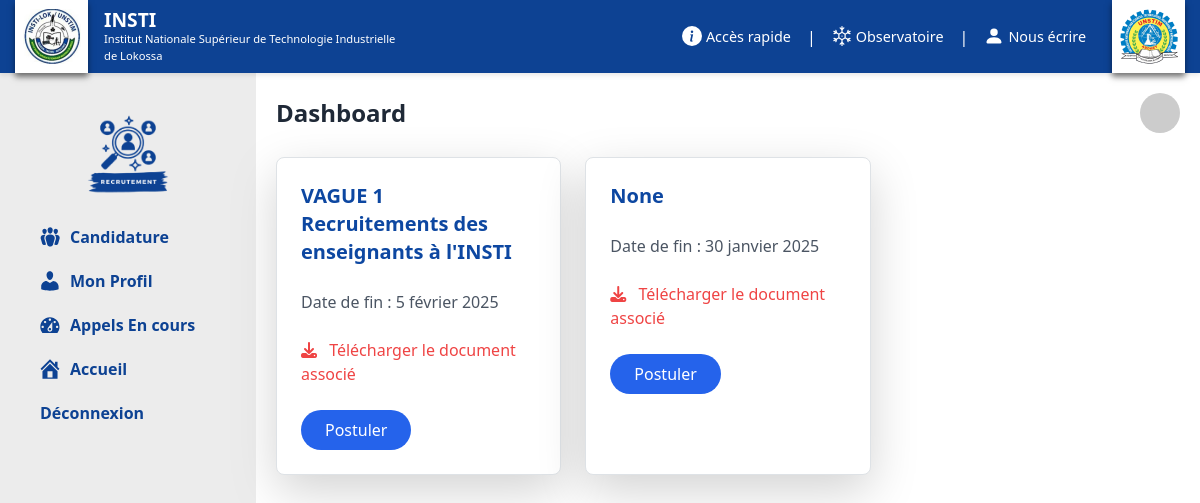
/dash/ (signed in), run on the app's committed database.
### recruit/models.py (models this page shows, shortened)
class Appel(models.Model):
  ecole = models.ForeignKey(Ecole, on_delete=models.CASCADE, blank=False)
  titre = models.CharField(max_length=50, blank=False, null=False)
  description = models.TextField(max_length=500, blank=False, null=False, default='')
  nbr_poste = models.PositiveIntegerField(default=0)
  mission = models.CharField(max_length=255, blank=False, null=False)
  date_debut = models.DateField(auto_now=False, auto_now_add=True)
  date_fin = models.DateField(auto_now=False, auto_now_add=False, blank=False, null=False)
  document = models.FileField(upload_to='documents/', blank=True, null=True)
  class Meta:
    verbose_name = "Appel"
    verbose_name_plural = "Appels"

### recruit/views.py (the view)
# urls.py: path("dash/", views.dash, name="dash"),
@user_passes_test(group_check)
def dash(request:HttpRequest):
  appel = Appel.objects.filter(date_fin__gte=timezone.now())
  return render(request, 'dashboard.html', context={'appels':appel})

### recruit/views.py (called while the page is built)
def group_check(user):
  return user.groups.filter(name__in=['Evaluateur', 'Enseignant', 'Ecole']).exists()

### recruit/templates/dashboard.html (shortened to what this page needs)
{% load static %}
<!DOCTYPE html>
<html lang="fr">
<head>
    <link href="{% static 'bootstrap/css/bootstrap.min.css' %}" rel="stylesheet">
    <link href="https://cdn.jsdelivr.net/npm/tailwindcss@2.2.19/dist/tailwind.min.css" rel="stylesheet">
    <link rel="stylesheet" href="{% static 'style.css' %}">
    <link href="style.css" rel="stylesheet">
</head>
<body>
    <header class="d-flex align-items-center text-white py-2">
        <div class="logo-container1 d-flex align-items-center justify-content-center bg-white me-3" style="height: 73px; width: 73px;">
            <img src="{% static 'img/icons/logoINSTI 1.png' %}" alt="Logo gauche" class="img-fluid">
        </div>
        <div class="text-container flex-grow-1">
            <h1 class="m-0 fw-bold">INSTI</h1>
            <p class="m-0">Institut Nationale Supérieur de Technologie Industrielle <br /> de Lokossa</p>
        </div>
        <div class="links d-flex align-items-center">
            <a href="#" class="text-white d-flex align-items-center me-3">
                <img src="{% static 'img/icons/info-circle-fill.svg' %}" alt="Info" class="icon-white me-1" style="width: 20px; height: 20px;" class="me-1"> Accès rapide
            </a>
            <span class="text-white">|</span>
            <a href="#" class="text-white d-flex align-items-center mx-3">
                <img src="{% static 'img/icons/snow3.svg' %}" alt="Observatoire" class="icon-white me-1" style="width: 20px; height: 20px;" class="me-1"> Observatoire
            </a>
            <span class="text-white">|</span>
            <a href="#" class="text-white d-flex align-items-center ms-3">
                <img src="{% static 'img/icons/person-fill.svg' %}" alt="Person" class="icon-white me-1" style="width: 20px; height: 20px;" class="me-1"> Nous écrire
            </a>
        </div>
        <div class="logo-container1 d-flex align-items-center justify-content-center bg-white ms-3" style="height: 73px; width: 73px;">
            <img src="{% static 'img/icons/0 2.png' %}" alt="Logo droite" class="img-fluid">
        </div>
    </header>
    <div class="content-wrapper">
        <div class="vertical-nav">
            <img src="{% static 'img/icons/logo.png' %}" alt="Logo" class="logo">
            <a href="{% url 'recruit:stats' %}"  class="nav-item">
                <img src="{% static 'img/icons/Vector (1).svg' %}" alt="Appels"> Candidature
            </a>
            <a href="{% url 'recruit:profil' %}" class="nav-item">
                <img src="{% static 'img/icons/Vector.svg' %}" alt="Profil"> Mon Profil
            </a>
            <a href="{% url 'recruit:dash' %}"  class="nav-item">
                <img src="{% static 'img/icons/Accueil.svg' %}" alt="Dashboard"> Appels En cours
            </a>
            <a href="{% url 'recruit:home' %}"  class="nav-item">
                <img src="{% static 'img/icons/Vector (2).svg' %}" alt="Contacts"> Accueil
            </a>
            <a href="{% url 'accounts:logout' %}" class="nav-item">
                <p>Déconnexion </p>
            </a>
        </div>
        <main class="main-content">
            <div class="flex justify-between items-center mb-6">
                <h1 class="text-2xl font-bold text-gray-800">Dashboard</h1>
                <div class="flex space-x-4">
                  <a href="{% url 'accounts:change_pwd' %}"> <img src="https://via.placeholder.com/40" alt="Profile" class="w-10 h-10 rounded-full"> </a>
                </div>
            </div>
            {% block contents %}
                {% if role == "Enseignant" %}
                        {% include 'stats/teacher.html' %}
                    {% elif role == "Ecole" %}
                        {% include 'stats/ecole.html' %}
                    {% elif role == "Evaluateur" %}
                        {% include 'stats/jury.html' %}
                    {% else %}
                        <div class="grid grid-cols-1 md:grid-cols-2 lg:grid-cols-3 gap-6">
                        {% for app in appels %}
                            <div class="bg-white p-6 rounded-lg shadow-lg border border-gray-300 hover:shadow-xl transition-shadow duration-300">
                            <h4 class="text-xl font-bold text-gray-800 mb-4" style="color: #0d47a1;">{{ app.titre }}</h4>
                            <p class="text-gray-600">Date de fin : {{ app.date_fin }}</p>
                            {% if app.document %}
                                <div class="mt-4">
                                    <p class="mb-4">
                                        <a href="{{ app.document.url }}" target="_blank" class="text-red-500 hover:underline">
                                        <i class="fas fa-download mr-2"></i> Télécharger le document associé
                                        </a>
                                    </p>
                                </div>
                            {% else %}
                                <p class="text-red-500">Aucun document associé.</p>
                            {% endif %}
                            <div class="mt-4">
                                <a href="{% url 'recruit:candidater' appel_id=app.id %}" class="apply-btn inline-block px-6 py-2 bg-blue-600 text-white rounded-full hover:bg-blue-700 transition-colors duration-300">
                                    Postuler
                                </a>
                            </div>
                            </div>
                        {% empty %}
                            <h2 class="text-xl font-bold text-gray-800 mb-4">Pas d'appels en cours</h2>
                        {% endfor %}
                        </div>
                {% endif %}
                {% endblock %}
        </main>
    </div>
</body>
</html>

### recruit/static/style.css (style rules this page uses)
header { height: 73px; background-color: #0D4293; display: flex; align-items: center; justify-content: space-between; padding: 0 15px; box-sizing: border-box; }
.logo-container1 { box-shadow: 0px 4px 6px rgba(0, 0, 0, 0.5); }
.text-container h1 { font-size: 1.2rem; margin: 0; }
.text-container p { font-size: 0.7rem; margin: 0; margin-top: 5px; }
.links { display: flex; align-items: center; }
.links a { text-decoration: none; font-size: 0.9rem; color: white; margin: 0 10px; }
.nav-item { margin: 0 20px; }
.icon-white { filter: invert(1) brightness(2); }

### recruit/templates/dashboard.html (style rules this page uses)
header { position: fixed; top: 0; left: 0; right: 0; width: 100%; z-index: 9999; box-shadow: 0 2px 5px rgba(0, 0, 0, 0.1); height: 73px; }
header h1 { margin: 0; font-size: 24px; font-weight: bold; }
header p { margin: 0; font-size: 14px; }
.vertical-nav { position: fixed; top: 73px; left: 0; width: 256px; height: calc(100vh - 73px); overflow-y: auto; background-color: rgba(217, 217, 217, 0.49); z-index: 1000; padding-top: 20px; }
.vertical-nav img.logo { width: 100px; margin: 20px auto; display: block; }
.nav-item { padding: 10px 20px; font-size: 16px; font-weight: bold; color: #0D4293; text-decoration: none; display: flex; align-items: center; }
.nav-item img { width: 20px; height: 20px; margin-right: 10px; }
.main-content { width: 744px; flex-grow: 1; padding: 20px; margin-left: 256px; padding: 20px; padding-top: 93px; }
.content-wrapper { display: flex; }

### data on the page
Appel: titre "VAGUE 1 Recruitements des enseignants à l'INSTI", date_fin "5 février 2025"
Appel: titre "None", date_fin "30 janvier 2025"
